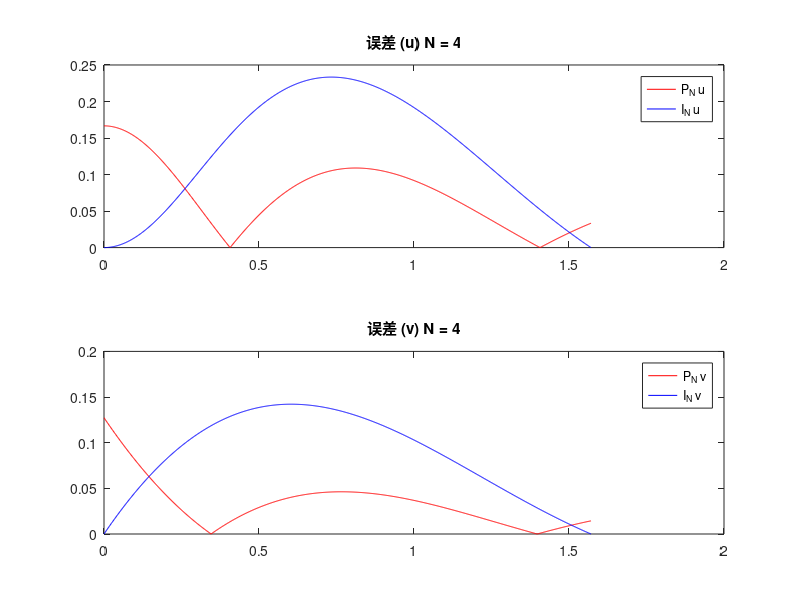
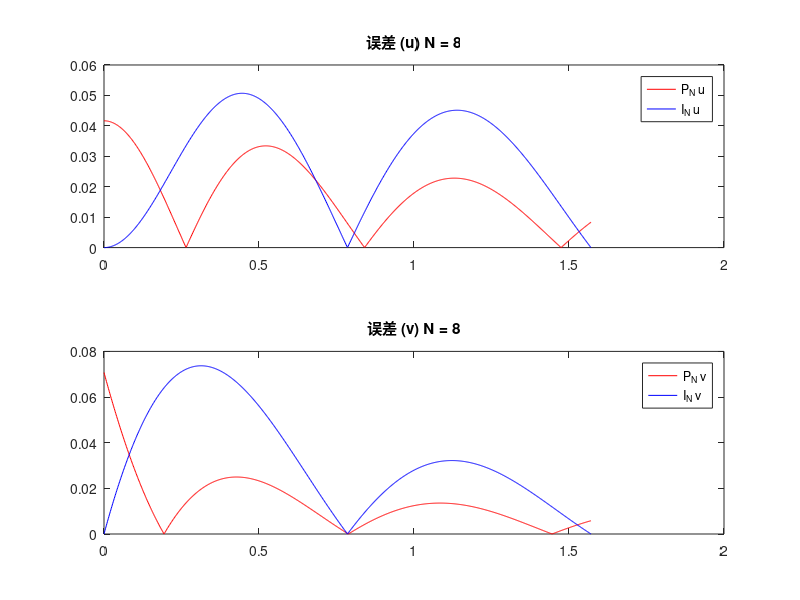
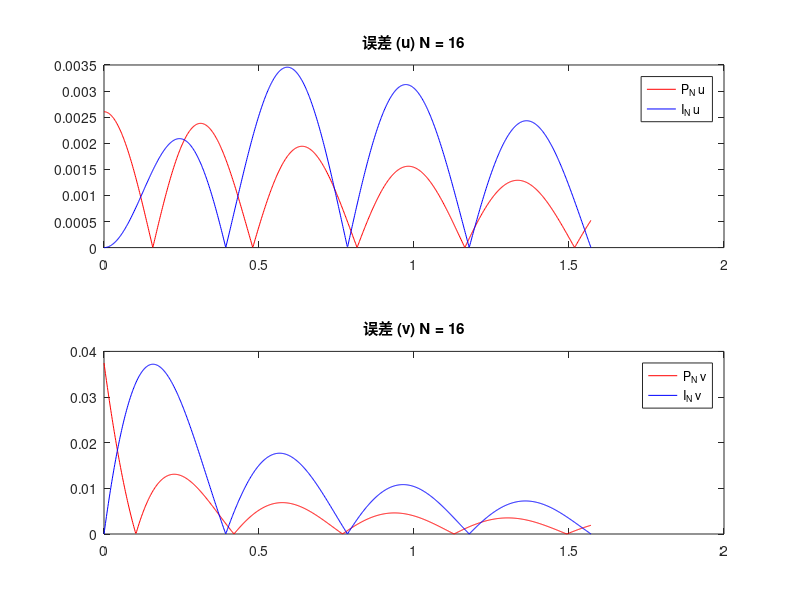
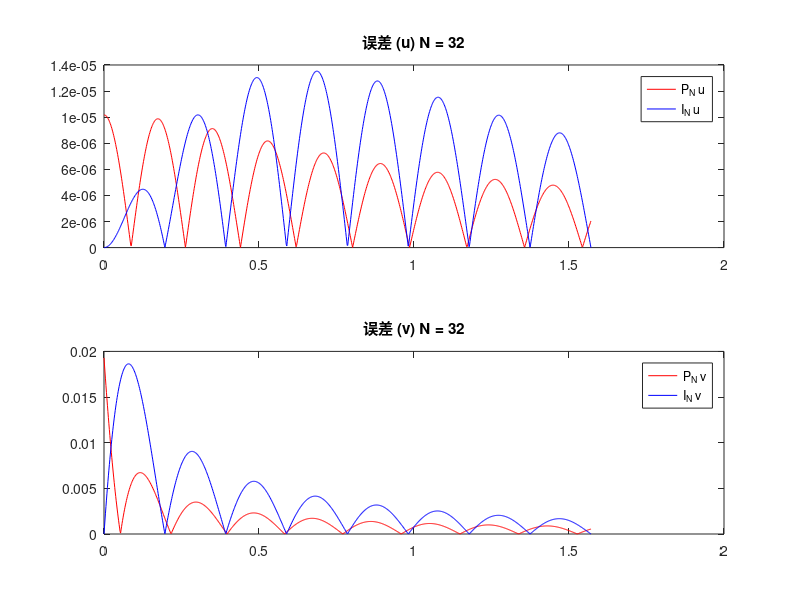

MATLAB code to generate these figures, in order:
function fourier()
    N_values = [4, 8, 16, 32, 64];
    x = linspace(0, pi/2, 1000); % 计算误差时使用的高精度采样点
    
    u = @(x) 1 ./ (5 - 4 * cos(x));
    v = @(x) sin(x / 2);
    
    for N = N_values
        % 计算傅里叶系数
        u_hat = compute_fourier_coefficients(u, N);
        v_hat = compute_fourier_coefficients(v, N);
        
        % 计算离散傅里叶变换系数
        u_tilde = compute_dft_coefficients(u, N);
        v_tilde = compute_dft_coefficients(v, N);
        
        % 重建函数
        P_N_u = reconstruct_function(u_hat, x, N);
        P_N_v = reconstruct_function(v_hat, x, N);
        I_N_u = reconstruct_function(u_tilde, x, N);
        I_N_v = reconstruct_function(v_tilde, x, N);
        
        % 计算误差
        err_P_u = abs(u(x) - P_N_u);
        err_P_v = abs(v(x) - P_N_v);
        err_I_u = abs(u(x) - I_N_u);
        err_I_v = abs(v(x) - I_N_v);
        
        % 画误差图
        plot_error(x, err_P_u, err_P_v, err_I_u, err_I_v, N);
    end
end

function coeffs = compute_fourier_coefficients(f, N)
    coeffs = zeros(1, N);
    for n = -N/2:N/2
        integral_fun = @(x) f(x) .* exp(-1i * n * x);
        coeffs(n + N/2 + 1) = (1 / (2 * pi)) * integral(integral_fun, 0, 2 * pi);
    end
end

function coeffs = compute_dft_coefficients(f, N)
    x_j = linspace(0, 2 * pi, N + 1);
    x_j(end) = []; % 去掉最后一个点，防止重复
    coeffs = zeros(1, N);
    for n = -N/2:N/2
        C = 1 + (abs(n) == N/2);
        coeffs(n + N/2 + 1) = (1 / (C * N)) * sum(f(x_j) .* exp(-1i * n * x_j));
    end
end

function f_reconstructed = reconstruct_function(coeffs, x, N)
    f_reconstructed = zeros(size(x));
    for n = -N/2:N/2
        f_reconstructed = f_reconstructed + coeffs(n + N/2 + 1) * exp(1i * n * x);
    end
    f_reconstructed = real(f_reconstructed);
end

function plot_error(x, err_P_u, err_P_v, err_I_u, err_I_v, N)
    figure;
    subplot(2,1,1);
    plot(x, err_P_u, 'r', x, err_I_u, 'b');
    title(['误差 (u) N = ', num2str(N)]);
    legend('P_N u', 'I_N u');
    
    subplot(2,1,2);
    plot(x, err_P_v, 'r', x, err_I_v, 'b');
    title(['误差 (v) N = ', num2str(N)]);
    legend('P_N v', 'I_N v');
end
